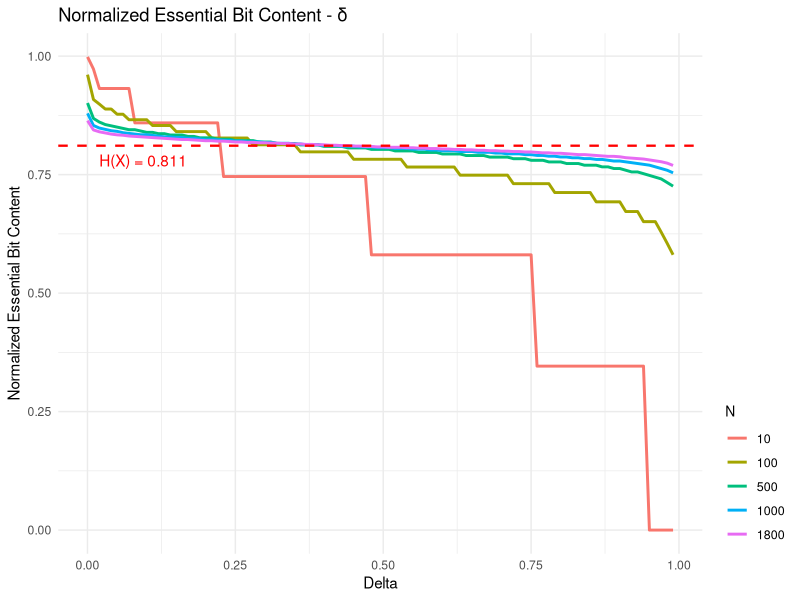

Recreate this plot in R.
library(ggplot2)

logsumexp=function(loga, logb) {
  if (is.infinite(loga) && is.infinite(logb)) {
    return(-Inf)
  }
  max.log=max(loga, logb)
  return(max.log+log(exp(loga-max.log)+exp(logb-max.log)))
}

nebc=function(N,delta, ph=0.75) {
  pt=1-ph
  results=data.frame(delta=double(length(delta)), normH=double(length(delta)))
  for (i in seq_along(delta)) {
    d=delta[i]
    logcumprob=-Inf  
    logcumseq=-Inf
    for (k in seq(N, 0, by=-1)) {
      logpk=k*log(ph)+(N-k)*log(pt)
      logCNK=lgamma(N+1)-lgamma(k+1)-lgamma(N-k+1)
      logtpk=logCNK+logpk
      logcumprob=logsumexp(logcumprob, logtpk)
      logcumseq=logsumexp(logcumseq, logCNK)
      cumprob=exp(logcumprob)
      if (cumprob >= 1-d) {
        H.delta=logcumseq/log(2)
        normH=H.delta/N
        results$delta[i]<-d
        results$normH[i]<-normH
        break
      }
    }
  }
  return(results)
}

Nvalues=c(10, 100, 500, 1000, 1800)
delta=seq(0.0001, 0.99, length.out=100)

all.results=data.frame()

for (N in Nvalues) {
  results=nebc(N,delta)
  results$N=as.factor(N)
  all.results=rbind(all.results,results)
}

ggplot(all.results, aes(x=delta, y=normH, color=N)) +
  geom_line(size=1) +
  geom_hline(yintercept=0.811, linetype="dashed", color="red", size=0.8) +
  annotate("text", x=0.02, y=0.78, label="H(X) = 0.811",color="red",hjust = 0) +
  labs(x='Delta', y='Normalized Essential Bit Content', title='Normalized Essential Bit Content - δ') +
  theme_minimal() +
  theme(
    legend.position.inside=c(0.1, 0.1),  
    legend.justification=c(0, 0),    
    legend.background=element_rect(fill="white", color=NA),  
    legend.title=element_text(size=10),
    legend.text=element_text(size=9)
  )


